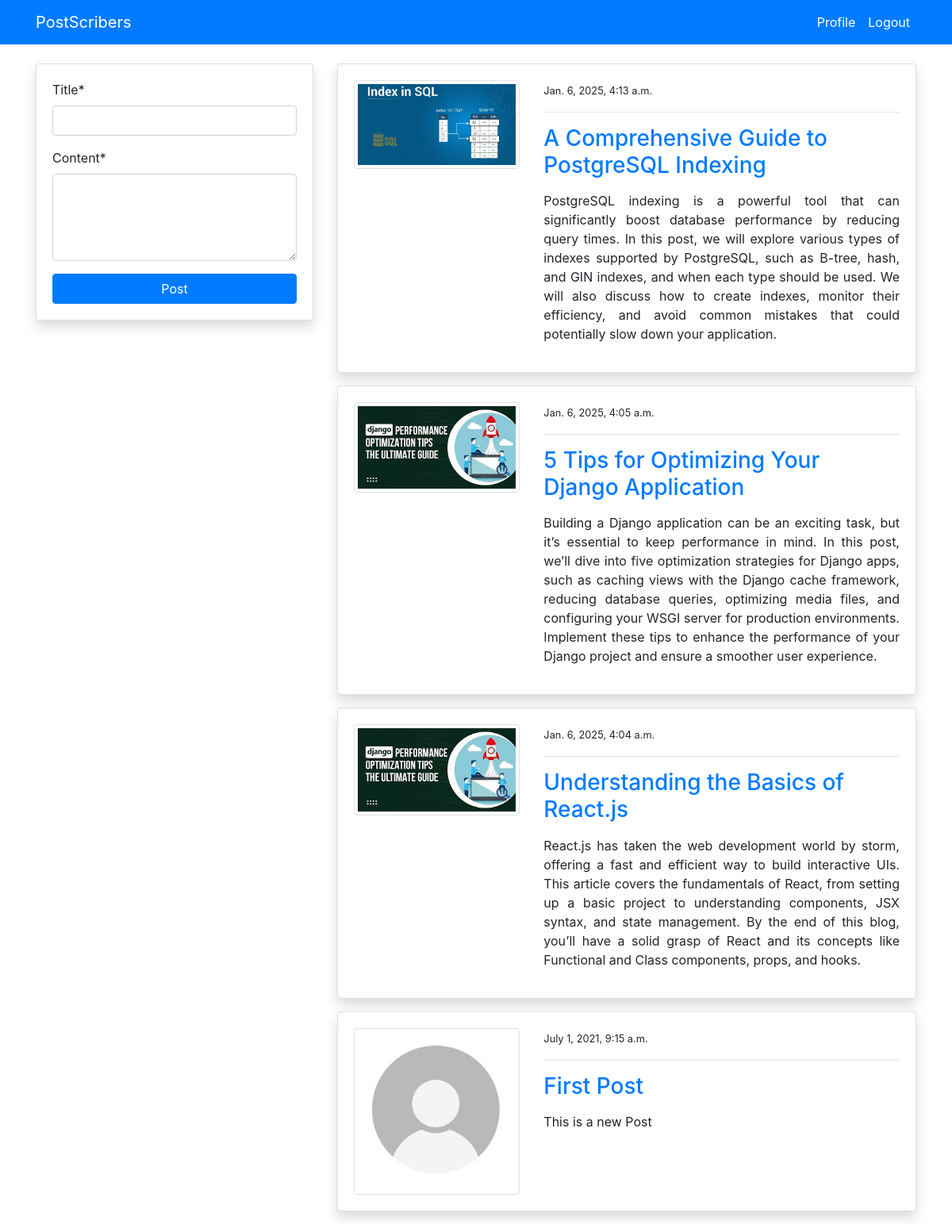
Page /blog/ (signed in) on the committed database.
### blog/models.py (models this page shows, shortened)
class PostModel(models.Model):
    title = models.CharField(max_length=100)
    content = models.TextField()
    author = models.ForeignKey(User, on_delete=models.CASCADE)
    date_created = models.DateTimeField(auto_now_add=True)
    class Meta:
        ordering = ('-date_created',)

### users/models.py (models this page shows, shortened)
class ProfileModel(models.Model):
    user = models.OneToOneField(User, on_delete=models.CASCADE)
    image = models.ImageField(default='default.jpg', upload_to='profile', validators=[
                              FileExtensionValidator(['png', 'jpg'])])

### blog/views.py (the view)
# urls.py: path('blog/', views.index, name='blog-index'),
@login_required
def index(request):
    posts = PostModel.objects.all()
    if request.method == 'POST':
        form = PostModelForm(request.POST)
        if form.is_valid():
            instance = form.save(commit=False)
            instance.author = request.user
            instance.save()
            return redirect('blog-index')
    else:
        form = PostModelForm()
    context = {
        'posts': posts,
        'form': form
    }
    return render(request, 'blog/index.html', context)

### blog/forms.py
class PostModelForm(forms.ModelForm):
    content = forms.CharField(widget=forms.Textarea(attrs={'rows': 4}))
    class Meta:
        model = PostModel
        fields = ('title', 'content')

### templates/blog/index.html (shortened to what this page needs)
{% extends 'partials/base.html' %}
{% load crispy_forms_tags %}
{% block content %}
<div class="container">
    <div class="row mt-5 pt-3">
        <div class="col-md-4">
            <div class="card my-3 shadow">
                <div class="card-body">
                    <form method="POST">
                        {{ form|crispy }}
                        <input class="btn btn-primary btn-block" type="submit" value="Post">
                    </form>
                </div>
            </div>
        </div>
        <div class="col-md-8">
            {% for post in posts %}
            <div class="card shadow my-3">
                <div class="card-body">
                    <div class="row">
                        <div class="col-md-4">
                            <img class="img-thumbnail" src="{{ post.author.profilemodel.image.url }}" alt="img">
                        </div>
                        <div class="col-md-8">
                            <small>{{ post.date_created }}</small>
                            <hr>
                            <a class="h3" href="{% url 'blog-post-detail' post.id %}">{{ post.title }}</a>
                            <p class="text-justify my-3">
                                {{ post.content }}
                            </p>
                        </div>
                    </div>
                </div>
            </div>
            {% endfor %}
        </div>
    </div>
</div>
{% endblock %}

### templates/partials/base.html (shortened to what this page needs)
{% load static %}
<!doctype html>
<html lang="en">
<head>
    <link rel="stylesheet" href="https://cdn.jsdelivr.net/npm/bootstrap@4.6.0/dist/css/bootstrap.min.css"
>
    <link rel="stylesheet" href="{% static '/style.css' %}">
</head>
<body>
    {% include 'partials/nav.html' %}
    {% block content %}
    {% endblock %}
</body>
</html>

### templates/partials/nav.html (shortened to what this page needs)
<nav class="navbar navbar-expand-lg navbar-primary bg-primary fixed-top">
    <div class="container">
        {% if request.user.is_authenticated %}
        <a class="navbar-brand text-white" href="{% url 'blog-index' %}">PostScribers</a>
        <div class="collapse navbar-collapse" id="navbarSupportedContent">
            <ul class="navbar-nav ml-auto">
                <li class="nav-item active">
                    <a class="nav-link text-white" href="{% url 'users-profile' %}">Profile </a>
                </li>
                <li class="nav-item">
                    <a class="nav-link text-white" href="{% url 'users-logout' %}">Logout</a>
                </li>
            </ul>
            {% endif %}
        </div>
    </div>
</nav>

### rows in the picture
PostModel: author.profilemodel.image (picture), date_created "Jan. 6, 2025, 4:13 a.m.", title "A Comprehensive Guide to PostgreSQL Indexing", content "PostgreSQL indexing is a powerful tool that can significantly boost database performance by reducing query times. In this post, we will explore various types of indexes supported by PostgreSQL, such as B-tree, hash, and GIN indexes, and when each type should be used. We will also discuss how to create indexes, monitor their efficiency, and avoid common mistakes that could potentially slow down your application."
PostModel: author.profilemodel.image (picture), date_created "Jan. 6, 2025, 4:05 a.m.", title "5 Tips for Optimizing Your Django Application", content "Building a Django application can be an exciting task, but it’s essential to keep performance in mind. In this post, we’ll dive into five optimization strategies for Django apps, such as caching views with the Django cache framework, reducing database queries, optimizing media files, and configuring your WSGI server for production environments. Implement these tips to enhance the performance of your Django project and ensure a smoother user experience."
PostModel: author.profilemodel.image (picture), date_created "Jan. 6, 2025, 4:04 a.m.", title "Understanding the Basics of React.js", content "React.js has taken the web development world by storm, offering a fast and efficient way to build interactive UIs. This article covers the fundamentals of React, from setting up a basic project to understanding components, JSX syntax, and state management. By the end of this blog, you’ll have a solid grasp of React and its concepts like Functional and Class components, props, and hooks."
PostModel: author.profilemodel.image (placeholder picture), date_created "July 1, 2021, 9:15 a.m.", title "First Post", content "This is a new Post"
